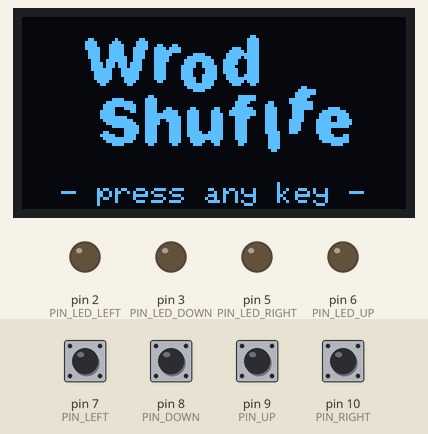
A sketch run on a simulated Arduino Nano, built with avr-gcc and run on an emulated ATmega328P. On the bench: 128×64 one-colour display, output pins drawn as LEDs (lit = HIGH). The test bench sets the inputs (shaded band); at power-on: pin 7 (PIN_LEFT), pin 8 (PIN_DOWN), pin 9 (PIN_UP), pin 10 (PIN_RIGHT) HIGH. Random numbers use the default seed unless the sketch sets one.

Above: at 0.8 s.
0.9 s: pin 7 (PIN_LEFT) pulled LOW for 0.15 s
At 1.7 s:
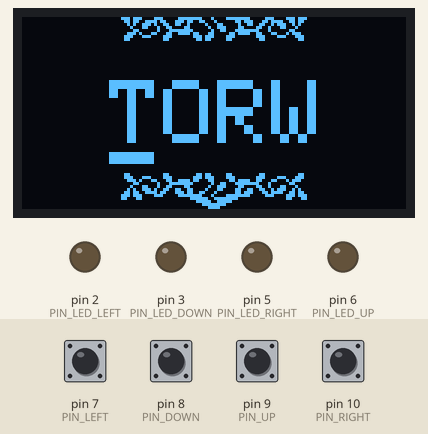
2.6 s: pin 9 (PIN_UP) pulled LOW for 0.15 s
At 3.4 s:
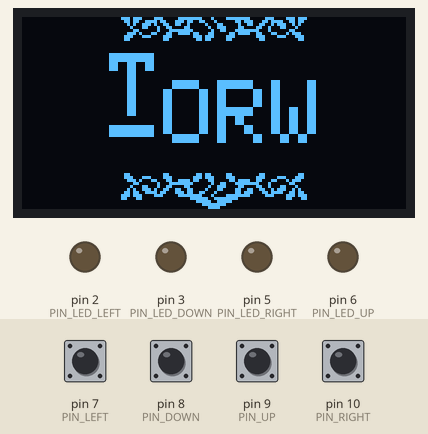
4.2 s: pin 10 (PIN_RIGHT) pulled LOW for 0.15 s
At 5.5 s:
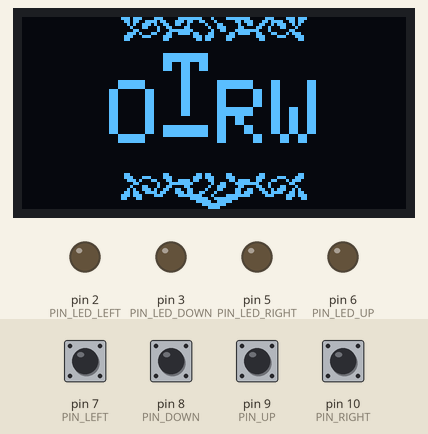
5.8 s: pin 8 (PIN_DOWN) pulled LOW for 0.15 s
At 7.0 s:
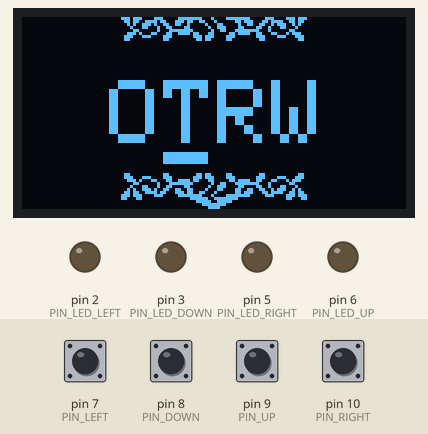
7.4 s: pin 7 (PIN_LEFT) pulled LOW for 1 s
At 8.8 s:
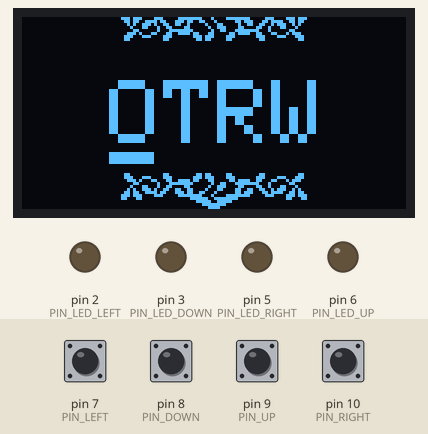
9.9 s: pin 9 (PIN_UP) pulled LOW for 1 s
At 12.2 s:
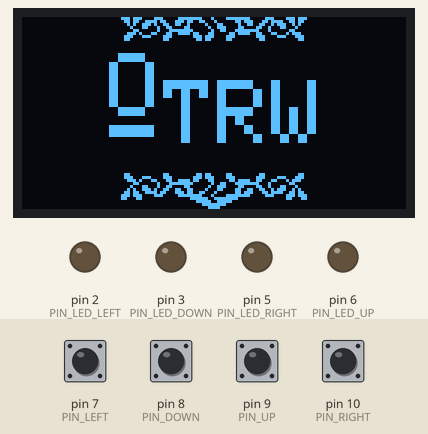
Timing chart, 0 to 13.4 s (numbered marks = the images above; inputs shaded):
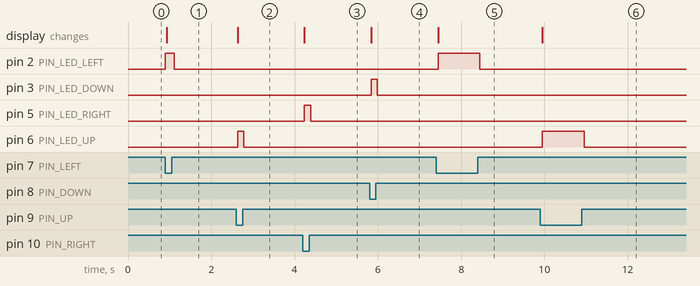

The sketch:

wrodShuflfe.ino
```cpp
#include <SPI.h>
#include <Wire.h>
#include <Adafruit_GFX.h>
#include <Adafruit_SSD1306.h>

// Run:
// for i in wrodShuflfe/*.png; do go run transformBitmap.go $i; done
#include "splash.h"
#include "ongoing_top.h"
#include "ongoing_bottom.h"
#include "success.h"

#include "wordsDe.h"

#define SCREEN_WIDTH 128 // OLED display width, in pixels
#define SCREEN_HEIGHT 64 // OLED display height, in pixels

#define OLED_RESET 4 // Reset pin, no idea what for...
// SSD1306 display connected to I2C, on nano SDA = A4, SCL = A5 pins)
Adafruit_SSD1306 display(SCREEN_WIDTH, SCREEN_HEIGHT, &Wire, OLED_RESET);

// Connect momentary tact pushbutton to those pins:
#define PIN_LEFT 7
#define PIN_DOWN 8
#define PIN_UP 9
#define PIN_RIGHT 10
// ... and they should have a pull-up and be active low:
#define DIRECTION_BUTTON_ACTIVE LOW
#define DEBOUNCE_DELAY 50ul

// Connect the corresponding LEDs to those pins:
#define PIN_LED_LEFT 2
#define PIN_LED_DOWN 3
// This pin is out of order because otherwise the OLED reset makes it light up:
#define PIN_LED_UP 6
#define PIN_LED_RIGHT 5

// Connect the buzzer
#define BUZZER_PIN A0

#define CHAR_WIDTH 5
#define CHAR_HEIGHT 7
#define CHAR_GAP 1

class DirectionButton {
private:
  uint8_t pin;
  uint8_t lastReading;
  unsigned long lastChangeTime;

public:
  DirectionButton(uint8_t pin) {
    this->pin = pin;
    this->lastReading = HIGH;
    this->lastChangeTime = 0;
  }

  void setup() {
    pinMode(this->pin, INPUT_PULLUP);
    this->lastReading = digitalRead(this->pin);
  }

  bool loopAndIsJustPressed() {
    int reading = digitalRead(this->pin);

    bool returnValue = false;

    if (this->lastReading != reading) {
      if ((millis() - this->lastChangeTime) > DEBOUNCE_DELAY &&
          reading == DIRECTION_BUTTON_ACTIVE) {
        returnValue = true;
      }

      this->lastChangeTime = millis();
    }

    this->lastReading = reading;

    return returnValue;
  }

  uint8_t getLastReading() {
    return this->lastReading;
  }
};

uint8_t leds[4] = {PIN_LED_LEFT, PIN_LED_DOWN, PIN_LED_UP, PIN_LED_RIGHT};
DirectionButton buttons[4] = {
  DirectionButton(PIN_LEFT),
  DirectionButton(PIN_DOWN),
  DirectionButton(PIN_UP),
  DirectionButton(PIN_RIGHT),
};

// See https://de.wikipedia.org/wiki/Frequenzen_der_gleichstufigen_Stimmung
int winFrequencies[4] = {262, 330, 392, 523};

int wordIndex = 0;
uint8_t cursorPosition = 0;
bool pickedUp = false;

void displaySplashScreen() {
  display.clearDisplay();
  display.drawBitmap(16, 2, splash_bmp, SPLASH_BMP_WIDTH, SPLASH_BMP_HEIGHT, 1);
  display.setCursor(13, 55);
  display.println(F("- press any key -"));
  display.display();
}

void waitForAnyButtonPressed() {
  bool anyButtonPressed = false;
  while (!anyButtonPressed) {
    for (int i = 0; i < 4; i++) {
      anyButtonPressed = anyButtonPressed || buttons[i].loopAndIsJustPressed();
    }
  }
}

void setup() {
  Serial.begin(9600);

  for (int i = 0; i < 4; i++) {
    pinMode(leds[i], OUTPUT);
    digitalWrite(leds[i], LOW);
  }
  for (int i = 0; i < 4; i++) {
    buttons[i].setup();
  }

  if (!display.begin(SSD1306_SWITCHCAPVCC, 0x3C)) { // Address 0x3C for this one!
    Serial.println(F("SSD1306 allocation failed"));
    while(1) {} // Infinite loop so we don't go to the loop() function
  }

  display.setTextColor(SSD1306_WHITE);

  displaySplashScreen();
  waitForAnyButtonPressed();
  randomSeed(micros());
}

void displaySuccessScreen() {
  display.clearDisplay();
  display.drawBitmap(0, 0, success_bmp, SUCCESS_BMP_WIDTH, SUCCESS_BMP_HEIGHT, 1);
  display.setCursor(73, 47);
  display.setTextSize(2);
  display.println(wordIndex);
  display.setTextSize(1);
  display.display();
}

void turnAllLeds(uint8_t toLevel) {
  for (int i = 0; i < 4; i++) {
    digitalWrite(leds[i], toLevel);
  }
}

void makeLedsMirrorButtons() {
  for (int i = 0; i < 4; i++) {
    digitalWrite(leds[i], buttons[i].getLastReading() == LOW ? HIGH : LOW);
  }
}

void exchange(char *start, size_t position1, size_t position2) {
  if (position1 != position2) {
    // Switch in-place:
    start[position1] ^= start[position2];
    start[position2] ^= start[position1];
    start[position1] ^= start[position2];
  }
}

void loop() {
  char currentWord[MAX_WORD_LENGTH];
  char shuffledWord[MAX_WORD_LENGTH];
  int currentWordLength = strlen_P(words[wordIndex]);
  for (int i = 0; i < currentWordLength; i++) {
    currentWord[i] = pgm_read_byte_near(words[wordIndex] + i);
    shuffledWord[i] = pgm_read_byte_near(words[wordIndex] + i);
  }
  currentWord[currentWordLength] = '\0';
  shuffledWord[currentWordLength] = '\0';

  while (strcmp(currentWord, shuffledWord) == 0) {
    // See https://en.wikipedia.org/wiki/Fisher%E2%80%93Yates_shuffle#The_modern_algorithm
    for (int i = 0; i < currentWordLength - 2; i++) {
      int j = random(i, currentWordLength);
      exchange(shuffledWord, i, j);
    }
  }

  bool everythingCorrect = false;

  while (!everythingCorrect) {
    makeLedsMirrorButtons();

    if (buttons[0].loopAndIsJustPressed()) { // LEFT
      uint8_t previousCursorPosition = cursorPosition;
      cursorPosition =
          (currentWordLength + cursorPosition - 1) % currentWordLength;
      if (pickedUp) {
        exchange(shuffledWord, cursorPosition, previousCursorPosition);
      }
    }
    if (buttons[1].loopAndIsJustPressed()) { // DOWN
      pickedUp = false;
    }
    if (buttons[2].loopAndIsJustPressed()) { // UP
      pickedUp = true;
    }
    if (buttons[3].loopAndIsJustPressed()) { // RIGHT
      uint8_t previousCursorPosition = cursorPosition;
      cursorPosition = (cursorPosition + 1) % currentWordLength;
      if (pickedUp) {
        exchange(shuffledWord, cursorPosition, previousCursorPosition);
      }
    }

    if (!pickedUp) {
      everythingCorrect = strcmp(currentWord, shuffledWord) == 0;
    }

    display.clearDisplay();

    // debug:
    // display.drawLine(0, SCREEN_HEIGHT/2, SCREEN_WIDTH, SCREEN_HEIGHT/2, 1);
    // display.drawLine(SCREEN_WIDTH/2, 0, SCREEN_WIDTH/2, SCREEN_HEIGHT, 1);

    uint8_t textSize = 1;
    if (currentWordLength < 7) {
      textSize++;
    }
    if (currentWordLength < 10) {
      textSize++;
    }
    display.setTextSize(textSize);


    int charWidth = CHAR_WIDTH * textSize;
    int charHeight = CHAR_HEIGHT * textSize;
    int charGap = CHAR_GAP * textSize;

    int startX = (SCREEN_WIDTH - currentWordLength * (charWidth + charGap)) / 2 + 1;
    uint8_t startY = (SCREEN_HEIGHT - charHeight) / 2;
    display.setCursor(startX, startY);
    display.println(shuffledWord);

    uint8_t cursorX = startX + cursorPosition * (charWidth + charGap);
    uint8_t cursorY = startY + charHeight + charGap;
    uint8_t cursorHeight = 1 + textSize;
    int cursorOffset = charGap * 3;
    if (pickedUp) {
      // erase and replace original char:
      display.fillRect(cursorX, startY, charWidth, charHeight, 0);
      display.setCursor(cursorX, startY - cursorOffset);
      display.print(shuffledWord[cursorPosition]);

      display.fillRect(cursorX, cursorY - cursorOffset, charWidth, cursorHeight, 1);
    } else {
      display.fillRect(cursorX, cursorY, charWidth, cursorHeight, 1);
    }
    display.setTextSize(1);

    display.drawBitmap((SCREEN_WIDTH - ONGOING_TOP_BMP_WIDTH) / 2, startY - ONGOING_TOP_BMP_HEIGHT - cursorOffset - textSize, ongoing_top_bmp, ONGOING_TOP_BMP_WIDTH, ONGOING_TOP_BMP_HEIGHT, 1);
    display.drawBitmap((SCREEN_WIDTH - ONGOING_BOTTOM_BMP_WIDTH) / 2, cursorY + cursorHeight + textSize, ongoing_bottom_bmp, ONGOING_BOTTOM_BMP_WIDTH, ONGOING_BOTTOM_BMP_HEIGHT, 1);

    display.display();
  }

  delay(200);

  displaySuccessScreen();

  for (int i = 0; i < 4; i++) {
    tone(BUZZER_PIN, winFrequencies[i], 100);
    digitalWrite(leds[i], HIGH);
    delay(100);
  }

  delay(900);

  turnAllLeds(LOW);

  wordIndex = (wordIndex + 1) % WORD_COUNT;
  cursorPosition = 0;
  pickedUp = false;
}
```

ongoing_bottom.h
```cpp
// Generated using `go run transformBitmap.go wrodShuflfe/ongoing_bottom.png`

#define ONGOING_BOTTOM_BMP_HEIGHT   13
#define ONGOING_BOTTOM_BMP_WIDTH    64
static const unsigned char PROGMEM ongoing_bottom_bmp[104] = {
  B00110000, B00000001, B10000000, B00110110, B00001100, B00000001, B10000000, B00001100,
  B00111000, B11100001, B11000000, B01110111, B00001110, B00000011, B10000111, B00011100,
  B00011101, B00011000, B11001111, B01100011, B00000110, B11110011, B00011000, B10111000,
  B00000110, B00000100, B01111111, B10000001, B00110001, B11111110, B00100000, B01100000,
  B00001000, B11000100, B11000011, B00000010, B01110000, B11000011, B00100011, B00010000,
  B00010100, B11101001, B10011001, B10000100, B01100001, B10011001, B10010111, B00101000,
  B00110110, B01111011, B00011101, B10011000, B10000001, B10111000, B11011110, B01101100,
  B01110111, B00001110, B00001111, B11110001, B00001111, B11110000, B01110000, B11101110,
  B01100011, B00000000, B00000000, B11111100, B11111111, B00000000, B00000000, B11000110,
  B00000000, B00000000, B00000000, B00111110, B01111100, B00000000, B00000000, B00000000,
  B00000000, B00000000, B00000000, B00001111, B11110000, B00000000, B00000000, B00000000,
  B00000000, B00000000, B00000000, B00000011, B11000000, B00000000, B00000000, B00000000,
  B00000000, B00000000, B00000000, B00000001, B10000000, B00000000, B00000000, B00000000,
};
```

ongoing_top.h
```cpp
// Generated using `go run transformBitmap.go wrodShuflfe/ongoing_top.png`

#define ONGOING_TOP_BMP_HEIGHT   12
#define ONGOING_TOP_BMP_WIDTH    64
static const unsigned char PROGMEM ongoing_top_bmp[96] = {
  B00000000, B00000000, B00000000, B00000011, B11110000, B00000000, B00000000, B00000000,
  B00000000, B00000000, B00000000, B00001110, B01111000, B00000000, B00000000, B00000000,
  B01100011, B00000000, B00000000, B11111100, B11001100, B00000000, B00000000, B11000110,
  B01110111, B00001110, B00001111, B11110001, B00001111, B11110000, B01110000, B11101110,
  B00110110, B01111011, B00011101, B10011000, B10000001, B10111000, B11011110, B01101100,
  B00010100, B11101001, B10011001, B00000100, B01100000, B10011001, B10010111, B00101000,
  B00001000, B11000100, B11000011, B00000010, B01110000, B11000011, B00100011, B00010000,
  B00000110, B00000100, B01111111, B10000001, B00110001, B11111110, B00100000, B01100000,
  B00011101, B00011000, B11001111, B01100011, B00000110, B11110011, B00011000, B10111000,
  B00111000, B11100001, B11000000, B01110111, B00001110, B00000011, B10000111, B00011100,
  B00110000, B00000001, B10000000, B00110110, B00001100, B00000001, B10000000, B00001100,
  B00000000, B00000000, B00000000, B00000000, B00000000, B00000000, B00000000, B00000000,
};
```

splash.h
```cpp
// Generated using `go run transformBitmap.go wrodShuflfe/splash.png`

#define SPLASH_BMP_HEIGHT   48
#define SPLASH_BMP_WIDTH    96
static const unsigned char PROGMEM splash_bmp[576] = {
  B00000000, B00000000, B00000000, B00000000, B00000000, B00000000, B00000000, B00000000, B00000000, B00000000, B00000000, B00000000,
  B00000000, B00000000, B00000000, B00000000, B00000000, B00000000, B00000000, B00000000, B00000000, B00000000, B00000000, B00000000,
  B00000000, B00000000, B00000000, B00000000, B00000000, B00000000, B00000000, B00000000, B00000000, B00000000, B00000000, B00000000,
  B00000000, B00000000, B00000000, B00000000, B00000000, B00000000, B00000000, B00000000, B00000000, B00000000, B00000000, B00000000,
  B00000000, B00000000, B00000000, B00000000, B00000000, B00000000, B00000000, B00001100, B00000000, B00000000, B00000000, B00000000,
  B00000011, B00000001, B00000001, B10000000, B00000000, B00000000, B00000000, B00011110, B00000000, B00000000, B00000000, B00000000,
  B00000111, B10000011, B10000011, B11000000, B00000000, B00000000, B00000000, B00011110, B00000000, B00000000, B00000000, B00000000,
  B00000111, B10000111, B11000011, B11000110, B00110000, B00000000, B00000000, B00011110, B00000000, B00000000, B00000000, B00000000,
  B00000111, B11000111, B11000111, B11001111, B01111000, B00000000, B00000011, B10011110, B00000000, B00000000, B00000000, B00000000,
  B00000011, B11000111, B11000111, B10001111, B11111000, B00000000, B00000111, B11011110, B00000000, B00000000, B00000000, B00000000,
  B00000011, B11000111, B11000111, B10001111, B11000000, B01111000, B00001111, B11111110, B00000000, B00000000, B00000000, B00000000,
  B00000011, B11000111, B11100111, B10001111, B10000001, B11111110, B00001111, B10111110, B00000000, B00000000, B00000000, B00000000,
  B00000001, B11001111, B11100111, B00001111, B10000011, B11111111, B00011111, B00011110, B00000000, B00000000, B00000000, B00000000,
  B00000001, B11101110, B11101111, B00001111, B00000011, B11001111, B00011111, B00011110, B00000000, B00000000, B00000000, B00000000,
  B00000001, B11101110, B11101111, B00001111, B00000111, B11001111, B10011110, B00011110, B00000000, B00000000, B00000000, B00000000,
  B00000001, B11111100, B01111111, B00001111, B00000111, B10000111, B10011111, B00011110, B00000000, B00000000, B00000000, B00000000,
  B00000000, B11111100, B01111110, B00001111, B00000111, B10000111, B10011111, B00011110, B00000000, B00000000, B00000000, B00000000,
  B00000000, B11111100, B01111110, B00001111, B00000111, B10001111, B10001111, B00111110, B00000000, B00000000, B00000000, B00000000,
  B00000000, B11111100, B00111110, B00001111, B00000111, B11001111, B10001111, B11111110, B00000000, B00000000, B00000000, B00000000,
  B00000000, B01111000, B00111100, B00000110, B00000011, B11001111, B00000111, B11011110, B00000000, B00000000, B00000000, B00000000,
  B00000000, B00110000, B00011000, B00000000, B00000011, B11111111, B00000011, B10001100, B00000000, B00000000, B00000000, B00000000,
  B00000000, B00000000, B00000000, B00000000, B00000001, B11111110, B00000000, B00000000, B00000000, B00000110, B00000000, B00000000,
  B00000000, B00000000, B00000000, B00000000, B00000000, B01111000, B00000000, B00000000, B00000000, B00001111, B11000000, B00000000,
  B00000000, B00000000, B00000000, B00000000, B00000000, B00000000, B00000000, B00000000, B00000000, B00011111, B11000000, B00000000,
  B00000000, B00000000, B00000000, B00110000, B00000000, B00000000, B00000000, B11111100, B00000000, B00011111, B00000000, B00000000,
  B00000000, B00000011, B11000000, B01111000, B00000000, B00000000, B00000000, B11111100, B00000000, B01111110, B00000000, B00000000,
  B00000000, B00001111, B11111000, B01111000, B00000000, B00000000, B00000001, B11110000, B00110000, B01111111, B10000000, B00000000,
  B00000000, B00011111, B11111100, B01111000, B00000000, B00000000, B00000001, B11100000, B01110000, B00111111, B10000000, B00000000,
  B00000000, B00011110, B00111100, B01111000, B11000000, B11000000, B11000011, B11111000, B01111000, B00111111, B10000011, B11000000,
  B00000000, B00111110, B00001100, B01111001, B11110001, B11100001, B11000111, B11111100, B01111000, B00111100, B00001111, B11110000,
  B00000000, B00111110, B00000000, B01111111, B11110001, B11100001, B11100111, B11111100, B01111000, B00111100, B00011111, B11111000,
  B00000000, B00111111, B11100000, B01111111, B11111001, B11100001, B11100001, B11110000, B01111000, B00111100, B00011110, B01111000,
  B00000000, B00011111, B11111000, B01111100, B11111001, B11100001, B11100001, B11100000, B01111000, B01111100, B00111110, B01111100,
  B00000000, B00001111, B11111100, B01111100, B01111001, B11100001, B11100001, B11100000, B01111000, B01111000, B00111111, B11111100,
  B00000000, B00000011, B11111110, B01111000, B01111001, B11100001, B11100001, B11100000, B01111000, B01111000, B00111111, B11111000,
  B00000000, B00000000, B00111110, B01111000, B01111001, B11100001, B11100001, B11100000, B01111000, B01111000, B00111110, B00000000,
  B00000000, B00011000, B00111110, B01111000, B01111001, B11110011, B11100001, B11100000, B01111100, B01110000, B00111110, B00000000,
  B00000000, B00111110, B00111100, B01111000, B01111001, B11111111, B11100001, B11100000, B00111100, B00000000, B00011111, B00011000,
  B00000000, B00011111, B11111100, B01111000, B01111000, B11111111, B11100001, B11100000, B00111100, B00000000, B00011111, B11111000,
  B00000000, B00001111, B11111000, B01111000, B01111000, B11111001, B11000000, B11100000, B00111100, B00000000, B00001111, B11111000,
  B00000000, B00000011, B11000000, B00110000, B00110000, B01110000, B11000000, B11000000, B00111100, B00000000, B00000001, B11100000,
  B00000000, B00000000, B00000000, B00000000, B00000000, B00000000, B00000000, B00000000, B00111100, B00000000, B00000000, B00000000,
  B00000000, B00000000, B00000000, B00000000, B00000000, B00000000, B00000000, B00000000, B00011000, B00000000, B00000000, B00000000,
  B00000000, B00000000, B00000000, B00000000, B00000000, B00000000, B00000000, B00000000, B00000000, B00000000, B00000000, B00000000,
  B00000000, B00000000, B00000000, B00000000, B00000000, B00000000, B00000000, B00000000, B00000000, B00000000, B00000000, B00000000,
  B00000000, B00000000, B00000000, B00000000, B00000000, B00000000, B00000000, B00000000, B00000000, B00000000, B00000000, B00000000,
  B00000000, B00000000, B00000000, B00000000, B00000000, B00000000, B00000000, B00000000, B00000000, B00000000, B00000000, B00000000,
  B00000000, B00000000, B00000000, B00000000, B00000000, B00000000, B00000000, B00000000, B00000000, B00000000, B00000000, B00000000,
};
```

wordsDe.h
```cpp
#define MAX_WORD_LENGTH 12
#define WORD_COUNT 78
const char words[WORD_COUNT][MAX_WORD_LENGTH] PROGMEM = {
  "WORT",
  "TEXT",
  "HUT",
  "BAUM",
  "MAUS",
  "HUHN",
  "AFFE",
  "LEBEN",
  "NEST",
  "KATZE",
  "BOOT",
  "APFEL",
  "HUND",
  "HAUS",
  "ALARM",
  "TEST",
  "AUTO",
  "OBST",
  "TOPF",
  "BALKON",
  "FEDER",
  "GESETZ",
  "KAFFEE",
  "VOGEL",
  "BERLIN",
  "GEIZ",
  "SPIELEN",
  "VIOLINE",
  "SCHIRM",
  "TERASSE",
  "LIEBE",
  "KLAVIER",
  "CORONA",
  "TASSE",
  "SPORT",
  "VIRUS",
  "KNOPF",
  "FLUGZEUG",
  "LINKS",
  "STROM",
  "BLUME",
  "RENNEN",
  "DIODE",
  "IMPFUNG",
  "LERNEN",
  "SPATZ",
  "RASIEREN",
  "MARATHON",
  "POLITIK",
  "PROGRAMM",
  "MINZE",
  "SCHULE",
  "HAMBURG",
  "PFEFFER",
  "EINKAUFEN",
  "SPIELPLATZ",
  "NACHRICHTEN",
  "BROTMESSER",
  "KRANKHEIT",
  "ARDUINO",
  "BERNHARD",
  "REGENTONNE",
  "PANDEMIE",
  "SPAZIEREN",
  "BAKTERIEN",
  "KAUBONBON",
  "LEITERBAHN",
  "ZUGSPITZE",
  "INFEKTION",
  "LIPPENSTIFT",
  "GESUNDHEIT",
  "TEEEIER",
  "TASCHENTUCH",
  "STECKDOSE",
  "KRANKENHAUS",
  "WIDERSTAND",
  "QUELLTEXT",
  "QUARANTAINE",
};
```

Source omitted: success.h (11653 bytes)

Measured:
- after the input at 0.9 s, pin 2 (PIN_LED_LEFT): LOW → HIGH at once, → LOW 0.21 s later; the display: changes at once (image 1)
- after the input at 2.6 s, pin 6 (PIN_LED_UP): LOW → HIGH at once, → LOW 0.15 s later; the display: changes at once (image 2)
- after the input at 4.2 s, pin 5 (PIN_LED_RIGHT): LOW → HIGH at once, → LOW 0.15 s later; the display: changes at once (image 3)
- after the input at 5.8 s, pin 3 (PIN_LED_DOWN): LOW → HIGH at once, → LOW 0.15 s later; the display: changes at once (image 4)
- after the input at 7.4 s, pin 2 (PIN_LED_LEFT): LOW → HIGH after 0.05 s, → LOW 1.0 s later; the display: changes after 0.05 s (image 5)
- after the input at 9.9 s, pin 6 (PIN_LED_UP): LOW → HIGH after 0.05 s, → LOW 1.0 s later; the display: changes after 0.05 s (image 6)
